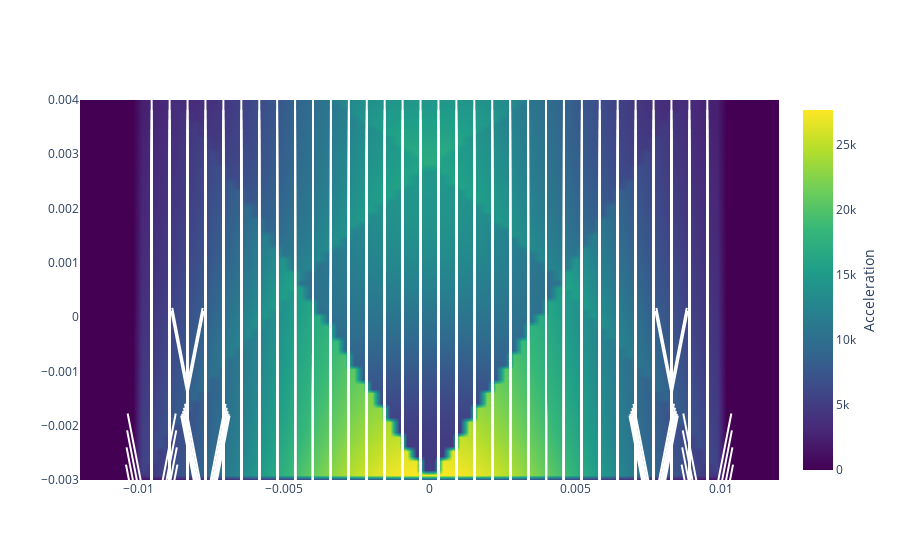

Notebook cell for this chart:
### Markdown cell above
Construct a GMOT:

### Code cell
from MOTorNOT.gmot import gratingMOT
from MOTorNOT.coils import QuadrupoleCoils
import numpy as np

coils = QuadrupoleCoils(radius=0.1, offset=0.1, turns=50, current=50, axis=2, deltaI=27)
linewidth = 2*np.pi*29e6

gmot = gratingMOT(position = 3e-3, 
                  alpha = 60, 
                  detuning = -linewidth/2, 
                  radius = 10e-3, 
                  power = 20e-3, 
                  handedness = -1, 
                  R1 = 0.25, 
                  field = coils.field,
                  sectors=4,
                  beam_type='gaussian',
                  grating_radius=10e-3)
gmot.plot('yz', limits=[(-12e-3, 12e-3), (-3e-3, 4e-3)], numpoints=80, quiver_scale=5)
